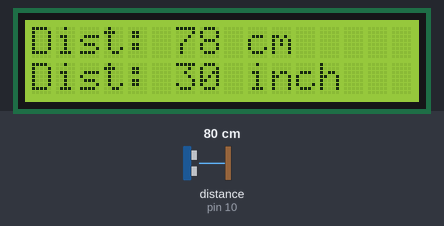
Bench run of a sketch on a simulated Arduino Uno, built with avr-gcc and run on an emulated ATmega328P. Shown: 16×2 character LCD. Wiring (inferred from the names in the program): ultrasonic range finder: trigger pin 9; echo pin 10. The test bench sets the inputs (shaded band); at power-on: distance to the obstacle (sensor on pin 10) 80 cm. The echo pulse lasts 58.3 µs per cm.

Above: at 1.2 s.
1.3 s: distance to the obstacle (sensor on pin 10) set to 2 cm
At 2.7 s:
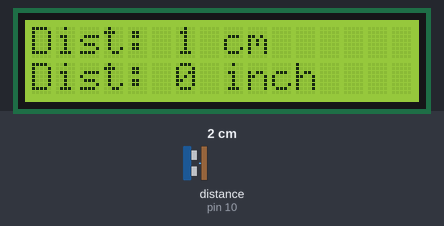
7.3 s: distance to the obstacle (sensor on pin 10) set to 4 cm
At 8.5 s:
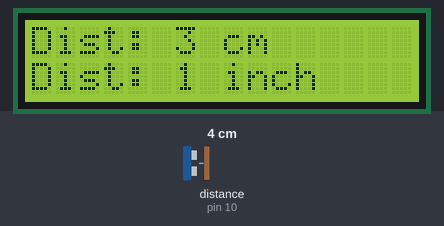
11.6 s: distance to the obstacle (sensor on pin 10) set to 9 cm
At 13.5 s:
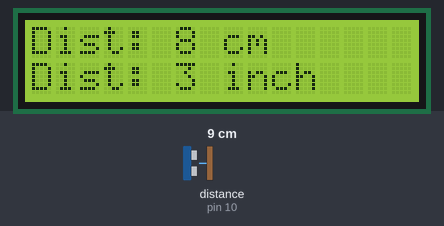
Timing chart, 0 to 15.0 s (numbered marks = the images above; inputs shaded):
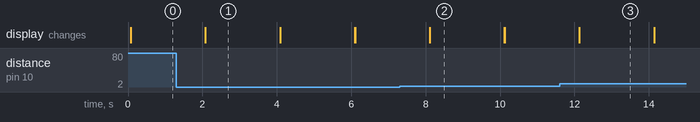

Measured:
- after the input at 1.3 s, the display: first differs from a run without the input after 0.78 s (image 1)
- after the input at 7.3 s, the display: first differs from a run without the input after 0.81 s (image 2)
- after the input at 11.6 s, the display: first differs from a run without the input after 0.53 s (image 3)
- what the display in image 1 shows lasts 2.0 s, from 2.1 s to 4.1 s

The sketch:

Ultrasonic_Sensor_with_display.ino
```cpp
#include <LiquidCrystal.h>

LiquidCrystal lcd(3,4,5,6,7,8);

const int trig=9;
const int echo=10;
float duration;
int cmDistance;
int inchDistance;

void setup(){
  lcd.begin(16, 2);
  pinMode(trig, OUTPUT);
  pinMode(echo, INPUT);
}

void loop(){

  digitalWrite(trig, LOW);
  delayMicroseconds(2);
  digitalWrite(trig, HIGH);
  delayMicroseconds(10);
  digitalWrite(trig, LOW);

  duration = pulseIn(echo, HIGH);
  cmDistance= duration*0.034/2;
  inchDistance=cmDistance/2.54;

  lcd.setCursor(0,0);
  lcd.print("Dist: ");
  lcd.print(cmDistance);
  lcd.print(" cm");

  lcd.setCursor(0,1);
  lcd.print("Dist: ");
  lcd.print(inchDistance);
  lcd.print(" inch");
  delay(2000);

  lcd.setCursor(0,0);
  lcd.print("                        ");
  lcd.setCursor(0,1);
  lcd.print("                        ");
}
```
